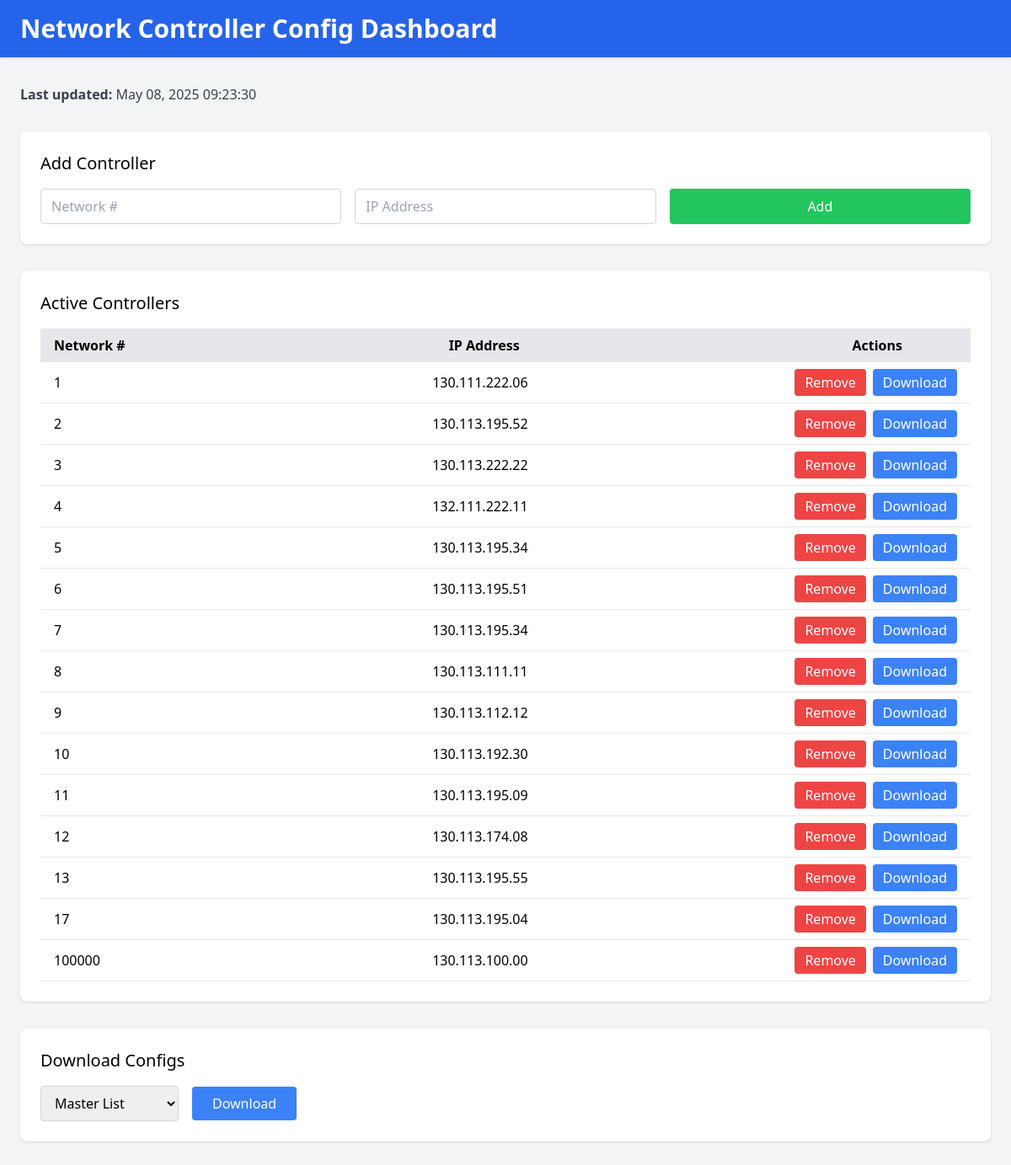
Before: / with the older database file.
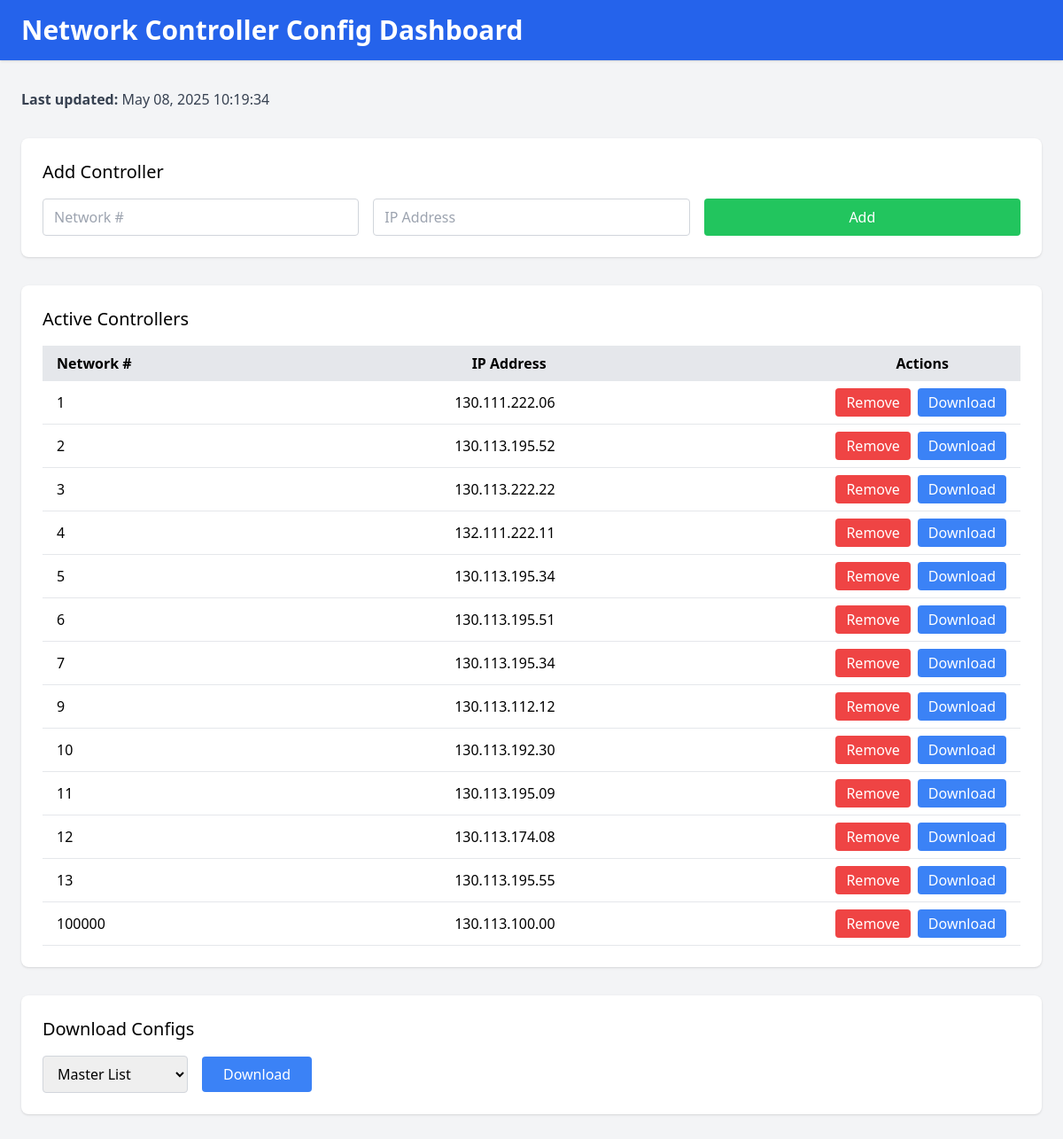
After: the same page with the newer database file.
### tables this page shows
CREATE TABLE buildings (
                 id INTEGER PRIMARY KEY AUTOINCREMENT,
                 building_number INTEGER UNIQUE,
                 ip_address TEXT,
                 status TEXT DEFAULT 'active',
                 last_updated TEXT);

### app.py (the view)
@app.route('/')
def index():
    raw_ts = get_last_update()
    if raw_ts:
        try:
            dt = datetime.datetime.fromisoformat(raw_ts)
            last_update = dt.strftime("%b %d, %Y %H:%M:%S")
        except Exception:
            last_update = raw_ts
    else:
        last_update = '—'
    return render_template(
        'index.html',
        buildings   = get_buildings(),
        last_update = last_update,
        messages    = get_flashed_messages(with_categories=True)
    )

### app.py (called while the page is built)
def get_buildings():
    conn = sqlite3.connect(DB_PATH)
    c = conn.cursor()
    c.execute("""
        SELECT * FROM buildings
         WHERE status='active' AND building_number>0
      ORDER BY building_number
    """)
    rows = c.fetchall()
    conn.close()
    return rows

def get_last_update():
    conn = sqlite3.connect(DB_PATH)
    c = conn.cursor()
    c.execute("SELECT MAX(timestamp) FROM logs")
    ts = c.fetchone()[0]
    conn.close()
    return ts

### templates/index.html (shortened to what this page needs)
<!DOCTYPE html>
<html lang="en" class="h-screen w-screen">
<head>
  <script src="https://cdn.tailwindcss.com"></script>
</head>
<body class="flex flex-col h-screen w-screen bg-gray-100">
  <header class="bg-blue-600 text-white py-4 w-full shadow">
    <div class="w-full px-6">
      <h1 class="text-3xl font-bold">Network Controller Config Dashboard</h1>
    </div>
  </header>
  <main class="flex-1 w-full px-6 py-8 overflow-auto space-y-8">
    <div class="text-gray-700">
      <strong>Last updated:</strong> {{ last_update or '—' }}
    </div>
    <section class="bg-white rounded-lg shadow p-6 w-full">
      <h2 class="text-xl font-medium mb-4">Add Controller</h2>
      <form id="addForm" method="POST" action="/add" class="grid grid-cols-1 sm:grid-cols-3 gap-4 w-full">
        <input
          type="number"
          id="addNumber"
          name="building_number"
          required
          placeholder="Network #"
          class="border border-gray-300 rounded px-3 py-2 w-full focus:ring-2 focus:ring-blue-500"
        />
        <input
          type="text"
          id="addIp"
          name="ip"
          required
          placeholder="IP Address"
          class="border border-gray-300 rounded px-3 py-2 w-full focus:ring-2 focus:ring-blue-500"
        />
        <button
          type="submit"
          class="bg-green-500 text-white rounded px-6 py-2 w-full hover:bg-green-600 transition"
        >
          Add
        </button>
      </form>
    </section>
    <section class="bg-white rounded-lg shadow p-6 w-full">
      <h2 class="text-xl font-medium mb-4">Active Controllers</h2>
      <div class="w-full overflow-x-auto">
        <table class="w-full table-auto">
          <thead class="bg-gray-200">
            <tr>
              <th class="px-4 py-2 text-left">Network #</th>
              <th class="px-4 py-2 text-right"><div class="relative left-[-10px]">IP Address</div></th>
              <th class="px-4 py-2 text-right"><div class="relative left-[-65px]">Actions</div></th>
            </tr>
          </thead>
          <tbody>
            {% for b in buildings %}
              <tr class="border-b hover:bg-gray-50">
                <td class="px-4 py-2">{{ b[1] }}</td>
                <td class="px-4 py-2 text-right">{{ b[2] }}</td>
                <td class="px-4 py-2 flex justify-end space-x-2">
                  <a href="/remove/{{ b[1] }}" data-number="{{ b[1] }}" data-ip="{{ b[2] }}" class="remove-link bg-red-500 text-white rounded px-3 py-1 hover:bg-red-600 transition">Remove</a>
                  <a href="/export?type=single&building_number={{ b[1] }}" class="bg-blue-500 text-white rounded px-3 py-1 hover:bg-blue-600 transition">Download</a>
                </td>
              </tr>
            {% else %}
              <tr>
                <td colspan="3" class="text-center py-4 text-gray-500">No active controllers.</td>
              </tr>
            {% endfor %}
          </tbody>
        </table>
      </div>
    </section>
    <section class="bg-white rounded-lg shadow p-6 w-full">
      <h2 class="text-xl font-medium mb-4">Download Configs</h2>
      <form action="/export" method="get" class="flex flex-wrap gap-4 items-center">
        <select name="type" required class="border border-gray-300 rounded px-3 py-2 focus:ring-2 focus:ring-blue-500">
          <option value="master">Master List</option>
        </select>
        <button type="submit" class="bg-blue-500 text-white rounded px-6 py-2 hover:bg-blue-600 transition">Download</button>
      </form>
    </section>
  </main>
</body>
</html>

Changed rows visible on the page:
no longer on this page (row edited): buildings: building_number "8", ip_address "130.113.111.11"
no longer on this page (row edited): buildings: building_number "17", ip_address "130.113.195.04"
Other visible differences:
{{ last_update or '—' }}: "May 08, 2025 09:23:30" → "May 08, 2025 10:19:34"
